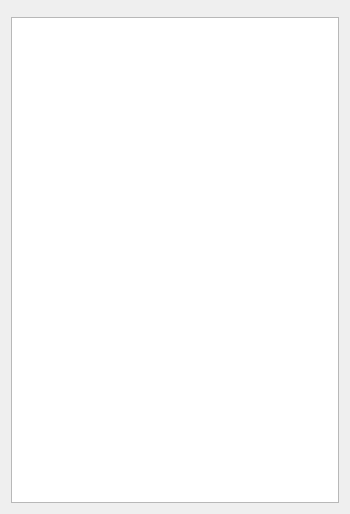
<?xml version="1.0" encoding="UTF-8"?>
<ui version="4.0">
 <class>ReosHydrographEditingWidget</class>
 <widget class="QWidget" name="ReosHydrographEditingWidget">
  <property name="geometry">
   <rect>
    <x>0</x>
    <y>0</y>
    <width>350</width>
    <height>514</height>
   </rect>
  </property>
  <property name="windowTitle">
   <string>Form</string>
  </property>
  <layout class="QVBoxLayout" name="verticalLayout" stretch="0,1">
   <item>
    <widget class="ReosFormWidget" name="mFormWidget" native="true"/>
   </item>
   <item>
    <widget class="QTableView" name="mTableView"/>
   </item>
  </layout>
 </widget>
 <customwidgets>
  <customwidget>
   <class>ReosFormWidget</class>
   <extends>QWidget</extends>
   <header>reosformwidget.h</header>
   <container>1</container>
  </customwidget>
 </customwidgets>
 <resources/>
 <connections/>
</ui>
